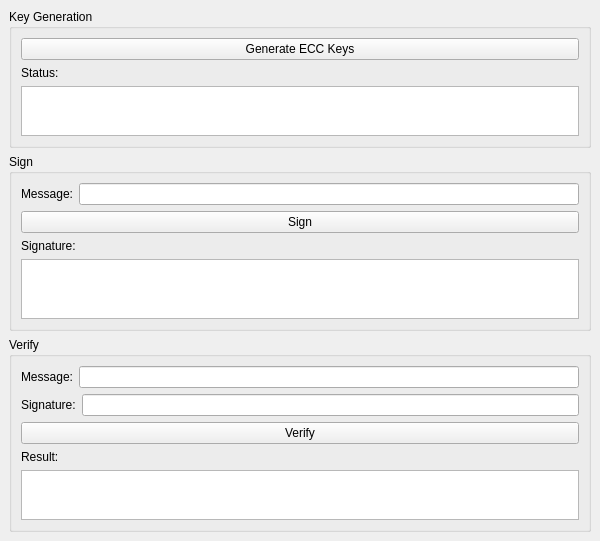
<?xml version="1.0" encoding="UTF-8"?>
<ui version="4.0">
 <class>MainWindow</class>
 <widget class="QMainWindow" name="MainWindow">
  <property name="geometry">
   <rect><x>0</x><y>0</y><width>600</width><height>450</height></rect>
  </property>
  <property name="windowTitle">
   <string>ECC Cipher</string>
  </property>
  <widget class="QWidget" name="centralwidget">
   <layout class="QVBoxLayout" name="verticalLayout">
    <item>
     <widget class="QGroupBox" name="keyGroup">
      <property name="title"><string>Key Generation</string></property>
      <layout class="QVBoxLayout" name="keyLayout">
       <item><widget class="QPushButton" name="generateKeysBtn"><property name="text"><string>Generate ECC Keys</string></property></widget></item>
       <item><widget class="QLabel" name="keyStatusLabel"><property name="text"><string>Status:</string></property></widget></item>
       <item><widget class="QTextEdit" name="keyStatus"><property name="readOnly"><bool>true</bool></property><property name="maximumSize"><size><width>16777215</width><height>50</height></size></property></widget></item>
      </layout>
     </widget>
    </item>
    <item>
     <widget class="QGroupBox" name="signGroup">
      <property name="title"><string>Sign</string></property>
      <layout class="QVBoxLayout" name="signLayout">
       <item><layout class="QHBoxLayout"><item><widget class="QLabel"><property name="text"><string>Message:</string></property></widget></item><item><widget class="QLineEdit" name="signMessage"/></item></layout></item>
       <item><widget class="QPushButton" name="signBtn"><property name="text"><string>Sign</string></property></widget></item>
       <item><widget class="QLabel"><property name="text"><string>Signature:</string></property></widget></item>
       <item><widget class="QTextEdit" name="signResult"><property name="readOnly"><bool>true</bool></property><property name="maximumSize"><size><width>16777215</width><height>60</height></size></property></widget></item>
      </layout>
     </widget>
    </item>
    <item>
     <widget class="QGroupBox" name="verifyGroup">
      <property name="title"><string>Verify</string></property>
      <layout class="QVBoxLayout" name="verifyLayout">
       <item><layout class="QHBoxLayout"><item><widget class="QLabel"><property name="text"><string>Message:</string></property></widget></item><item><widget class="QLineEdit" name="verifyMessage"/></item></layout></item>
       <item><layout class="QHBoxLayout"><item><widget class="QLabel"><property name="text"><string>Signature:</string></property></widget></item><item><widget class="QLineEdit" name="verifySignature"/></item></layout></item>
       <item><widget class="QPushButton" name="verifyBtn"><property name="text"><string>Verify</string></property></widget></item>
       <item><widget class="QLabel"><property name="text"><string>Result:</string></property></widget></item>
       <item><widget class="QTextEdit" name="verifyResult"><property name="readOnly"><bool>true</bool></property><property name="maximumSize"><size><width>16777215</width><height>50</height></size></property></widget></item>
      </layout>
     </widget>
    </item>
   </layout>
  </widget>
 </widget>
 <resources/>
 <connections/>
</ui>
